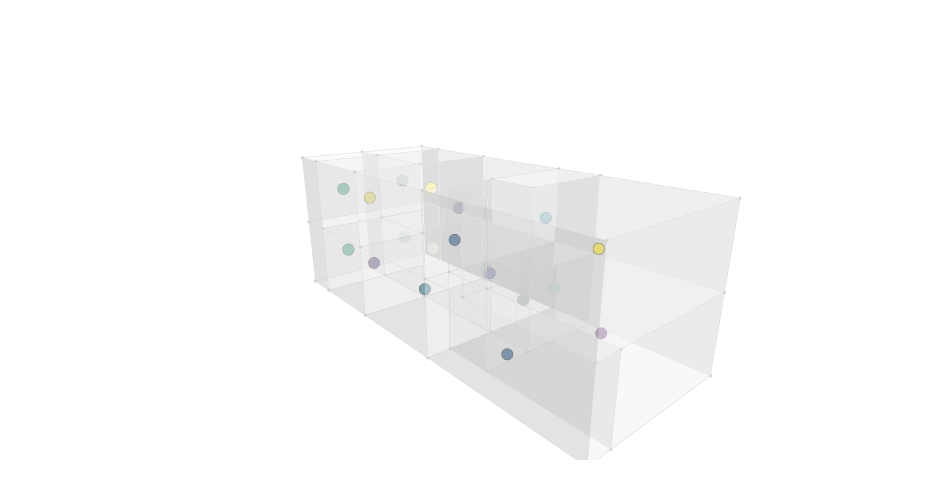

Notebook code cell kept with this figure:
### Code cell
g = Graph.ByTopology(house, direct=False, directApertures=True)
graph_data = Plotly.DataByGraph(g, vertexSize=4, vertexGroupKey="label", vertexLabelKey="title", vertexGroups=[0,1,2,3,4,5,6,7,8,9,10])
bldg_data = Plotly.DataByTopology(house, faceOpacity=0.5, edgeColor="lightgrey", vertexColor="lightgrey")
# bldg_data = []
# graph_data = []
fig = Plotly.FigureByData(graph_data+bldg_data)
Plotly.Show(fig, renderer='jupyterlab')

### Figure 1 — Plotly figure (JSON) as saved in the notebook; plotly's stock layout.template omitted (floating-point values rounded to 4 significant figures; data arrays with more than 128 entries replaced by an {"elided": "..."} marker saying what was removed)
{"data": [{"hoverinfo": "text", "legendgroup": "4", "legendrank": 4, "marker": {"color": [3, 10, 1, 10, 4, 4, 5, 6, 0, 6, 3, 4, 7, 2, 1, 10, 4, 10, 4], "colorscale": [[0, "#440154"], [0.1111, "#482878"], [0.2222, "#3e4989"], [0.3333, "#31688e"], [0.4444, "#26828e"], [0.5556, "#1f9e89"], [0.6667, "#35b779"], [0.7778, "#6ece58"], [0.8889, "#b5de2b"], [1, "#fde725"]], "line": {"color": "black", "width": 0.5}, "size": 4, "symbol": "circle"}, "mode": "markers", "name": "Graph Vertices", "showlegend": false, "text": ["Corridor 2 (3)", "Office (10)", "Living Room 2 (1)", "Bedroom 2 (10)", "WC 2 (4)", "WC 4 (4)", "Service (5)", "Terrace 2 (6)", "Parking (0)", "Terrace (6)", "Corridor 1 (3)", "Dining Room (4)", "Kitchen (7)", "Stairs (2)", "Living Room (1)", "Bedroom 1 (10)", "WC 1 (4)", "Bedroom 3 (10)", "WC 3 (4)"], "type": "scatter3d", "x": [0.5, 1.5, 3.25, 4.75, 4.75, 4.75, 5.45, 1.5, 3.75, 1.5, 0.5, 1.5, 4.75, 2, 1.5, 4.75, 3.7, 3.25, 4.75], "y": [6, 13.25, 9.25, 13.25, 15.75, 6, 6, 15.75, 2.5, 15.75, 3.5, 9.25, 9.25, 6, 13.25, 13.25, 6, 2.5, 15.75], "z": [4.5, 4.5, 4.5, 4.5, 1.5, 4.5, 1.5, 4.5, 1.5, 1.5, 1.5, 1.5, 1.5, 3, 1.5, 1.5, 1.5, 4.5, 4.5]}, {"hoverinfo": "text", "legendgroup": "5", "legendrank": 5, "line": {"color": "black", "width": 1}, "mode": "lines", "name": "Graph Edges", "showlegend": false, "text": "", "type": "scatter3d", "x": [], "y": [], "z": []}, {"hoverinfo": "text", "hovertext": "", "legendgroup": "1", "legendrank": 1, "marker": {"color": "lightgrey", "size": 1.1}, "mode": "markers", "name": "Topology Vertices", "showlegend": false, "text": "", "type": "scatter3d", "x": [1, 3, 4.4, 6.5, 6.5, 1, 3, 1, 4.4, 6.5, 6.5, 1, 1, 3, 3, 1, 3, 1, 3, 1, 4.4, 4.4, 6.5, 6.5, 0, 0, 0, 0, 0, 0, 6.5, 6.5, 0, 0, 3, 0, 3, 6.5, 3, 0, 6.5, 6.5, 0, 6.5, 0, 3, 0, 3, 0, 3, 6.5, 6.5, 6.5, 0, 3, 0, 3, 0, 3, 6.5, 6.5, 6.5], "y": [5, 5, 5, 5, 0, 0, 5, 5, 5, 5, 0, 0, 7, 7, 7, 7, 7, 7, 5, 5, 7, 7, 7, 7, 7, 0, 7, 0, 5, 5, 5, 0, 0, 11.5, 11.5, 11.5, 11.5, 11.5, 11.5, 11.5, 11.5, 7, 7, 11.5, 15, 15, 15, 15, 15, 15, 15, 15, 15, 16.5, 16.5, 16.5, 16.5, 16.5, 16.5, 16.5, 16.5, 16.5], "z": [0, 0, 0, 0, 0, 0, 3, 3, 3, 3, 3, 3, 0, 0, 3, 3, 6, 6, 6, 6, 0, 3, 0, 3, 0, 0, 3, 3, 3, 6, 6, 6, 6, 0, 0, 3, 3, 3, 6, 6, 6, 6, 6, 0, 0, 0, 3, 3, 6, 6, 3, 6, 0, 0, 0, 3, 3, 6, 6, 3, 6, 0]}, {"hoverinfo": "text", "legendgroup": "2", "legendrank": 2, "line": {"color": "lightgrey", "width": 1}, "marker": {"size": 0}, "mode": "lines", "name": "Topology Edges", "showlegend": false, "text": "", "type": "scatter3d", "x": {"elided": "393 float values"}, "y": {"elided": "393 float values"}, "z": {"elided": "393 int values"}}, {"cmax": 1, "cmin": 0, "color": "#FAFAFA", "colorscale": [[0, "#440154"], [0.1111, "#482878"], [0.2222, "#3e4989"], [0.3333, "#31688e"], [0.4444, "#26828e"], [0.5556, "#1f9e89"], [0.6667, "#35b779"], [0.7778, "#6ece58"], [0.8889, "#b5de2b"], [1, "#fde725"]], "flatshading": true, "hoverinfo": "text", "hovertext": "", "i": {"elided": "196 int values"}, "j": {"elided": "196 int values"}, "k": {"elided": "196 int values"}, "legendgroup": "3", "legendrank": 3, "lighting": {"facenormalsepsilon": 0}, "name": "Topology Faces", "opacity": 0.5, "showlegend": false, "showscale": false, "text": "", "type": "mesh3d", "x": [4.4, 6.5, 6.5, 1, 3, 1, 3, 1, 4.4, 6.5, 6.5, 1, 1, 3, 3, 1, 3, 1, 3, 1, 4.4, 4.4, 6.5, 6.5, 0, 0, 0, 0, 0, 0, 6.5, 6.5, 0, 3, 0, 3, 0, 6.5, 3, 0, 6.5, 6.5, 0, 6.5, 0, 3, 3, 0, 3, 0, 6.5, 6.5, 6.5, 0, 3, 3, 0, 3, 0, 6.5, 6.5, 6.5], "y": [5, 5, 0, 0, 5, 5, 5, 5, 5, 5, 0, 0, 7, 7, 7, 7, 7, 7, 5, 5, 7, 7, 7, 7, 0, 7, 7, 0, 5, 5, 5, 0, 0, 11.5, 11.5, 11.5, 11.5, 11.5, 11.5, 11.5, 11.5, 7, 7, 11.5, 15, 15, 15, 15, 15, 15, 15, 15, 15, 16.5, 16.5, 16.5, 16.5, 16.5, 16.5, 16.5, 16.5, 16.5], "z": [0, 0, 0, 0, 0, 0, 3, 3, 3, 3, 3, 3, 0, 0, 3, 3, 6, 6, 6, 6, 0, 3, 0, 3, 0, 0, 3, 3, 3, 6, 6, 6, 6, 0, 0, 3, 3, 3, 6, 6, 6, 6, 6, 0, 0, 0, 3, 3, 6, 6, 3, 6, 0, 0, 0, 3, 3, 6, 6, 3, 6, 0]}], "layout": {"autosize": true, "height": 500, "margin": {"b": 40, "l": 40, "r": 40, "t": 40}, "paper_bgcolor": "rgba(0, 0, 0, 0)", "plot_bgcolor": "rgba(0, 0, 0, 0)", "scene": {"aspectmode": "data", "aspectratio": {"x": 0.7529, "y": 1.911, "z": 0.695}, "camera": {"center": {"x": 0, "y": 0, "z": 0}, "eye": {"x": -1.326, "y": -1.57, "z": 0.6813}, "projection": {"type": "perspective"}, "up": {"x": 0, "y": 0, "z": 1}}, "xaxis": {"type": "linear", "visible": false}, "yaxis": {"type": "linear", "visible": false}, "zaxis": {"type": "linear", "visible": false}}, "showlegend": true, "width": 950, "xaxis": {"showgrid": false, "visible": false, "zeroline": false}, "yaxis": {"showgrid": false, "visible": false, "zeroline": false}}}
